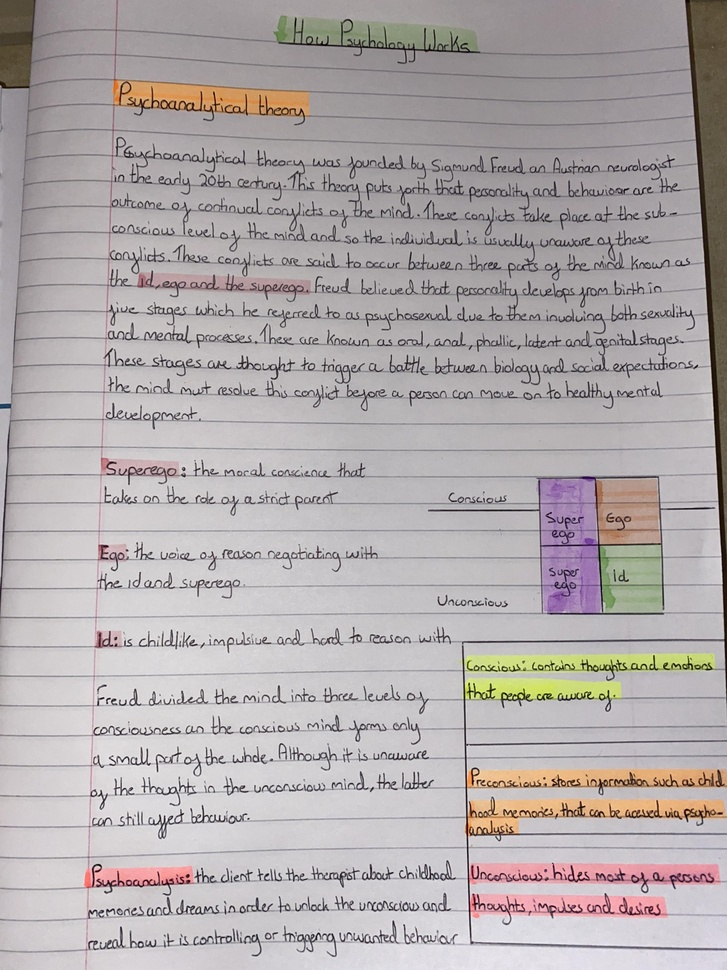
#> input picture opencv/images/notes.jpg, 727 x 970 px, shrunk from 3024 x 4032 before the run
$ jupyter execute image_segmentaion.ipynb
#> lines starting #> are read from the running program, lines starting #| are printed output that depends on the picture; after the words box and inside, x2 and y2 are one past the last pixel; in counts of white or black regions, pixels touching at a corner belong together; long printed decimals are rounded
[cell 1]
import cv2
import matplotlib.pyplot as plt
import numpy as np

# Thresholding

### simple thresholding

[cell 2]
img=cv2.imread("./images/notes.jpg",0)#read as gray sacle
#> img: shape (970, 727); min 0, max 255, mean 173
plt.imshow(img,cmap='grey')

[cell 3]
retval,binary=cv2.threshold(img,130,255,cv2.THRESH_BINARY)
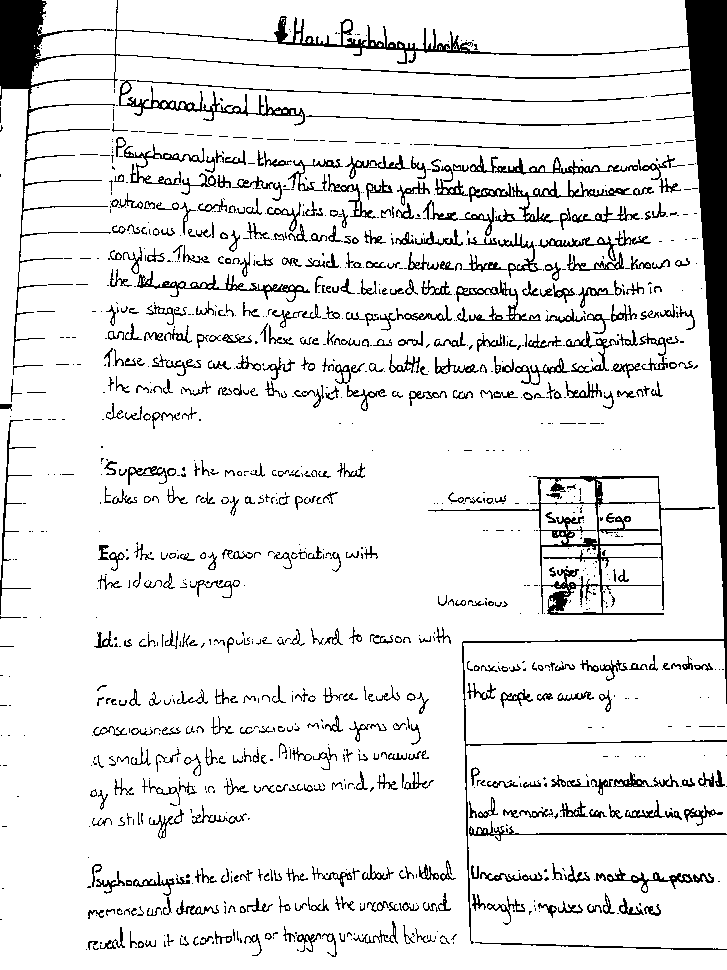
#> binary: shape (970, 727); 89.5% white; 1229 black regions (710 under 20 px), largest, box (x1, y1, x2, y2) and area: (462, 0, 727, 944) 14426, (0, 0, 689, 365) 5892, (428, 476, 715, 615) 3807
plt.imshow(binary,'grey')

### adaptive thresholding

[cell 4]
adaptive_m=cv2.adaptiveThreshold(img,255,cv2.ADAPTIVE_THRESH_MEAN_C,cv2.THRESH_BINARY,11,9)
#> adaptive_m: shape (970, 727); 87.3% white; black in thin lines or dots
adaptive_g=cv2.adaptiveThreshold(img,255,cv2.ADAPTIVE_THRESH_GAUSSIAN_C,cv2.THRESH_BINARY,11,9)
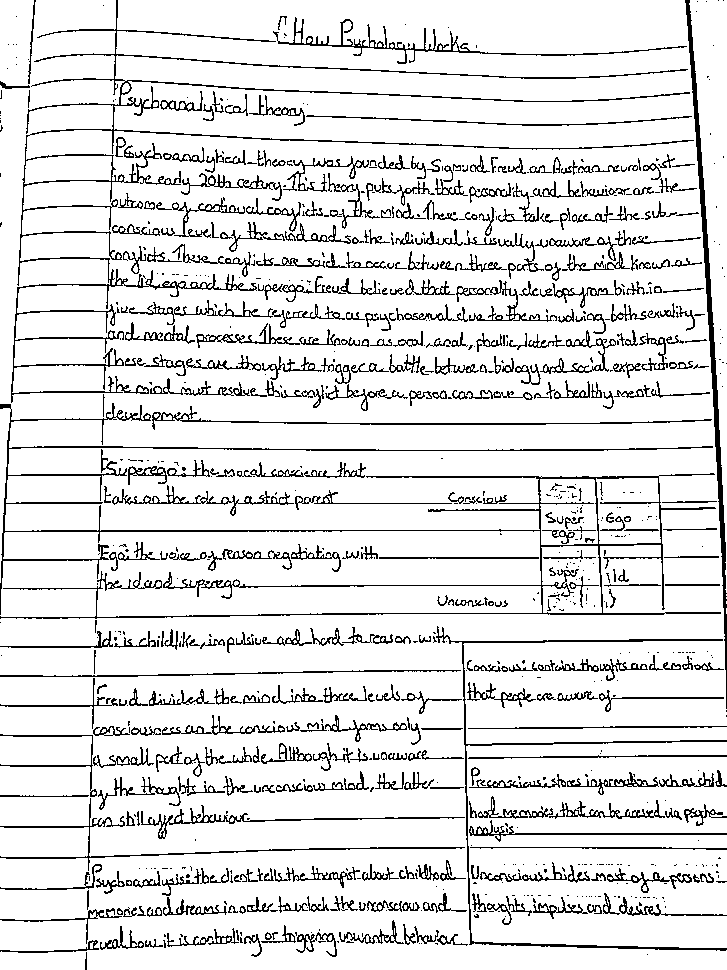
#> adaptive_g: shape (970, 727); 88.7% white; black in thin lines or dots

plt.figure(figsize=(12,6))
plt.subplot(1,2,1)
plt.imshow(adaptive_m,cmap='grey')
plt.title("adaptive mean")

plt.subplot(1,2,2)
plt.imshow(adaptive_g,cmap='grey')
plt.title("adaptive guassian")
plt.tight_layout()
plt.show()

### k means clustring

[cell 5]
shapes=cv2.imread("./images/shapes.jpg")
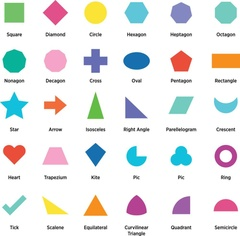
#> input picture opencv/images/shapes.jpg, 240 x 236 px, shrunk from 999 x 980 before the run
#> shapes is the input picture: shape (236, 240, 3); mean B, G, R 233, 233.8, 232.6
shapes=cv2.cvtColor(shapes,cv2.COLOR_BGR2RGB)
pixel_values=shapes.reshape((-1,3))
pixel_values=np.float32(pixel_values)
print(pixel_values)
#> (printed output is left out)

[cell 6]
criteria=(cv2.TERM_CRITERIA_EPS+cv2.TERM_CRITERIA_MAX_ITER,100,0.2)
k=3
_,labels,centers=cv2.kmeans(pixel_values,k,None,criteria,10,cv2.KMEANS_RANDOM_CENTERS)
#> centers = [[223.2, 124.1, 89.02], [252.4, 251.7, 251.8], [98.32, 160.2, 169.6]]
print(labels.shape)
#| (56640, 1)
print(centers)
#| [[223.221 124.090  89.021]
#|  [252.4188  251.714 251.796]
#|  [ 98.323 160.171 169.553]]

[cell 7]
centers=np.uint8(centers)
#> centers = [[223, 124, 89], [252, 251, 251], [98, 160, 169]]
segmented_img=centers[labels.flatten()]
segmented_img=segmented_img.reshape(shapes.shape)
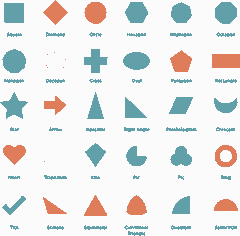
#> segmented_img: shape (236, 240, 3); mean R, G, B 232.2, 233.2, 232.3

plt.figure(figsize=(12,7))
plt.subplot(1,2,1)
plt.imshow(shapes)
plt.title("title")


plt.subplot(1,2,2)
plt.imshow(segmented_img)
plt.title("segmented img")

### watershed algorithm

[cell 8]
coins=cv2.imread("./images/coins.jpg")
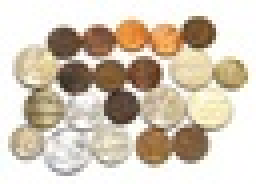
#> input picture opencv/images/coins.jpg, 64 x 46 px, shrunk from 265 x 190 before the run (shown 4 times larger)
#> coins is the input picture: shape (46, 64, 3); mean B, G, R 182.8, 199.5, 211.4
coins=cv2.cvtColor(coins,cv2.COLOR_BGR2RGB)
og_img=coins.copy()
plt.imshow(coins)

[cell 9]
gray=cv2.cvtColor(coins,cv2.COLOR_RGB2GRAY)
plt.imshow(gray,cmap='gray')

[cell 10]
_,thresh=cv2.threshold(gray,220,255,cv2.THRESH_BINARY_INV)
#> thresh: shape (46, 64); 48.5% white; 3 white regions (2 under 20 px), largest, box (x1, y1, x2, y2) and area: (2, 4, 62, 44) 1424
plt.imshow(thresh,cmap='gray')

[cell 11]
kernel=np.ones((3,3),np.uint8)
opening=cv2.morphologyEx(thresh,cv2.MORPH_OPEN,kernel,iterations=1)
#> opening: shape (46, 64); 42% white; 6 white regions (2 under 20 px), largest, box (x1, y1, x2, y2) and area: (2, 4, 54, 42) 1081, (44, 15, 62, 23) 93, (20, 35, 26, 40) 22, (27, 36, 32, 41) 22
plt.imshow(opening,cmap='gray')

[cell 12]
sure_bg=cv2.dilate(opening,kernel,iterations=3)
#> sure_bg: shape (46, 64); 78.4% white; 3 black regions, box (x1, y1, x2, y2) and area: (0, 25, 64, 46) 321, (0, 0, 64, 13) 295, (0, 22, 3, 30) 21
plt.imshow(sure_bg,cmap='gray')

[cell 13]
from cv2 import distanceTransform


dist_transform=cv2.distanceTransform(opening,cv2.DIST_L2,5)
plt.imshow(dist_transform,cmap='gray')

[cell 14]
_,sure_fg=cv2.threshold(dist_transform,0.41*dist_transform.max(),255,0)
#> sure_fg: shape (46, 64) float32; 16.5% white; 9 white regions (2 under 20 px), largest, box (x1, y1, x2, y2) and area: (24, 16, 45, 30) 137, (13, 7, 37, 14) 84, (4, 22, 15, 38) 74
sure_fg=np.uint8(sure_fg)
plt.imshow(sure_fg,cmap='gray')

[cell 15]
unknown=cv2.subtract(sure_bg,sure_fg)
#> unknown: shape (46, 64); 61.9% white; 12 black regions (2 under 20 px), largest, box (x1, y1, x2, y2) and area: (0, 25, 64, 46) 321, (0, 0, 64, 13) 295, (24, 16, 45, 30) 137
plt.imshow(unknown,cmap='gray')

[cell 16]
_,markers=cv2.connectedComponents(sure_fg)
#> markers: shape (46, 64) int32; 10 distinct labels, from 0 to 9
markers+=1
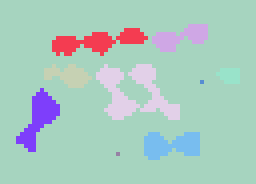
#> markers: shape (46, 64) int32 (shown 4 times larger); 10 distinct labels, from 1 to 10; one colour per label, 0 black
markers[unknown==255]=0
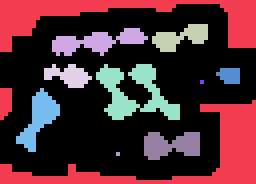
#> markers: shape (46, 64) int32 (shown 4 times larger); 11 distinct labels, from 0 to 10; one colour per label, 0 black
plt.imshow(markers)

[cell 17]
markers=cv2.watershed(coins,markers)
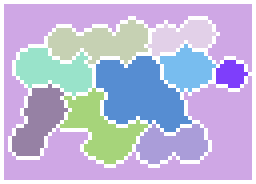
#> markers: shape (46, 64) int32 (shown 4 times larger); 11 distinct labels, from -1 to 10; one colour per label, 0 black, -1 white
plt.imshow(markers)

[cell 18]
coin_mask=np.zeros_like(gray)
unique_labels=np.unique(markers)
#> unique_labels = [-1, 1, 2, 3, 4, 5, 6, 7, 8, 9, 10]
instance_number=1
font=cv2.FONT_HERSHEY_SIMPLEX

for label in unique_labels:
    if label==0 or label==-1:
        continue
    mask=np.uint8(markers==label)
    contours,_=cv2.findContours(mask,cv2.RETR_EXTERNAL,cv2.CHAIN_APPROX_SIMPLE)
    for contour in contours:
        area=cv2.contourArea(contour)
        perimeter=cv2.arcLength(contour,True)
        if perimeter==0:
            continue
        circularity=4*np.pi*(area/(perimeter*perimeter))
        if 0.4 < circularity < 2.0 and area > 200:
            cv2.drawContours(og_img,[contour],-1,(0,255,0),2)
            x,y,w,h=cv2.boundingRect(contour)
            cv2.putText(og_img,f'{instance_number}',(x,y-10),font,0.6,(255,0,0),2)
            coin_mask=cv2.bitwise_or(coin_mask,mask)
            cv2.rectangle(og_img,(x-5,y-5),(x+w+5,y+h+5),(160,150,250),2)
            instance_number+=1
#> this loop made 11 passes
#> contours on passes 2, 4: 1 contour; box (x1, y1, x2, y2) and area: (1, 1, 63, 45) 940, 1 contour; box (x1, y1, x2, y2) and area: (37, 5, 54, 14) 72
#> label on pass 1: -1
#> coin_mask: shape (46, 64); values 0 (black) and 1 (white), 9.7% white; 1 white region, box (x1, y1, x2, y2) and area: (24, 14, 48, 33) 287
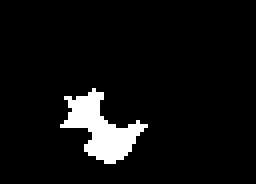
#> mask: shape (46, 64) (shown 4 times larger); values 0 (black) and 1 (white), 6% white; 1 white region, box (x1, y1, x2, y2) and area: (15, 22, 37, 41) 178
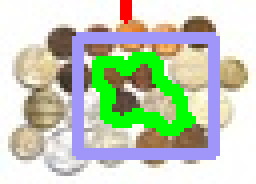
#> og_img: shape (46, 64, 3) (shown 4 times larger); mean R, G, B 193.7, 204.8, 185
#> after the loop, instance_number = 2

[cell 19]
plt.figure(figsize=(15,10))
plt.subplot(1,3,1)
plt.imshow(coins)
plt.title("og")


plt.subplot(1,3,2)
plt.imshow(og_img)
plt.title("labeled coins")

plt.subplot(1,3,3)
plt.imshow(coin_mask)
plt.title("final coin mask")

plt.show
